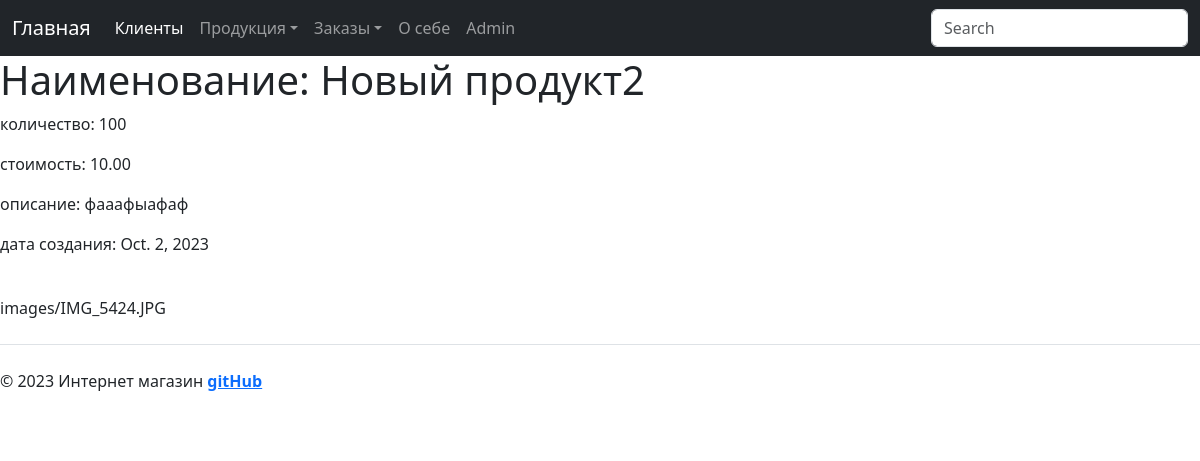
Page /shop/product/2 on the earlier database version.
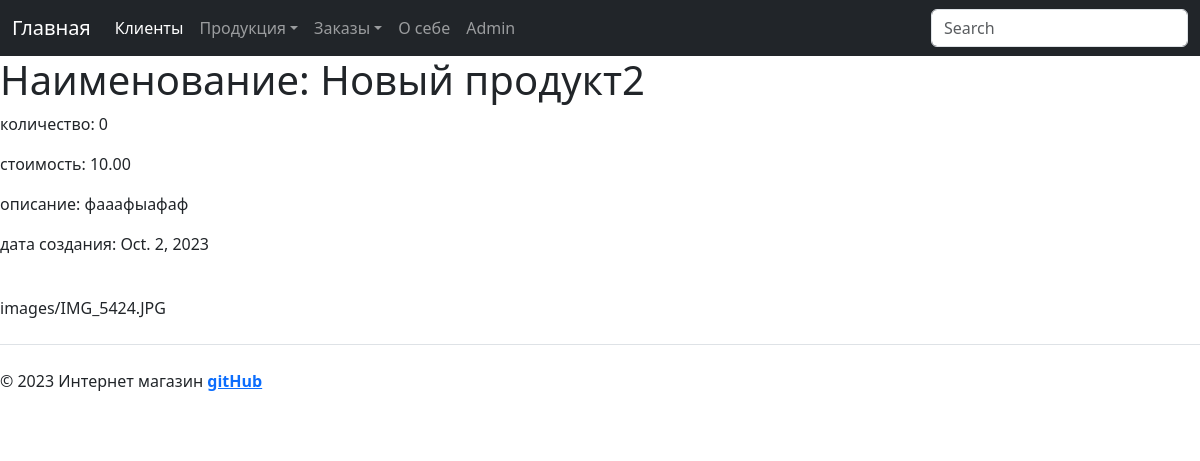
Same page on the later database version.
### shop_app/models.py (models this page shows, shortened)
class Product(models.Model):
    name_product = models.CharField(max_length=50)
    description_product = models.TextField()
    cost = models.DecimalField(max_digits=8, decimal_places=2)
    quantity = models.IntegerField()
    date_add_product = models.DateField(auto_now_add=True)
    image_product = models.ImageField(upload_to="images/")

### shop_app/views.py (the view)
# urls.py: path('shop/product/<int:id_product>', views.product, name='product'),           #вывод выбранного пользователем проодукта по id по форме (cтр 17)
def product(request, id_product: int):
    product = Product.objects.filter(pk=id_product).first()
    context = {
        "product": product
    }
    return render(request, "shop_app/product.html", context=context)

### shop_app/templates/shop_app/product.html (shortened to what this page needs)
{% extends 'shop_app/base.html' %}
{% block content %}
<h1>Наименование: {{ product.name_product }}</h1>
<p>количество: {{ product.quantity }}</p>
<p>стоимость: {{ product.cost }}</p>
<p>описание: {{ product.description_product }}</p>
<p>дата создания: {{ product.date_add_product }}</p>
<br>
{{ product.image_product }}
{% endblock %}

Differences in the rows shown:
changed Product "Новый продукт2": quantity "100" → "0"
